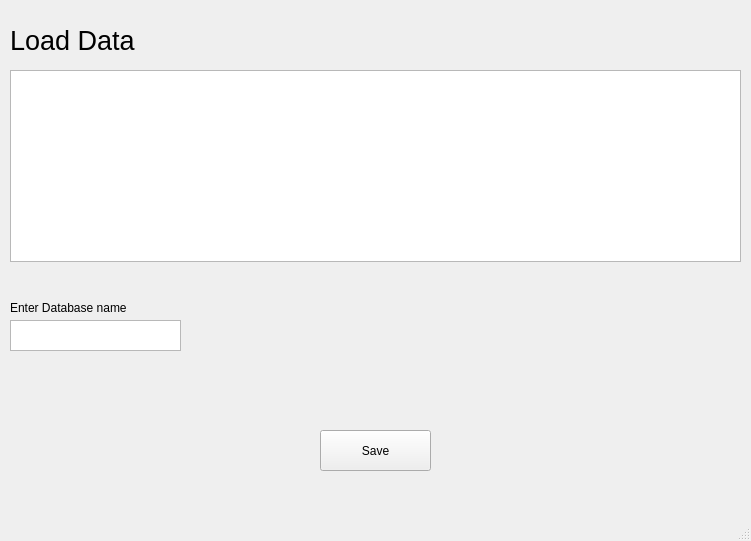
<?xml version="1.0" encoding="UTF-8"?>
<ui version="4.0">
 <class>Select</class>
 <widget class="QMainWindow" name="Select">
  <property name="geometry">
   <rect>
    <x>0</x>
    <y>0</y>
    <width>751</width>
    <height>541</height>
   </rect>
  </property>
  <property name="windowTitle">
   <string>MainWindow</string>
  </property>
  <widget class="QWidget" name="centralwidget">
   <widget class="QTableWidget" name="tableWidget">
    <property name="geometry">
     <rect>
      <x>10</x>
      <y>70</y>
      <width>731</width>
      <height>192</height>
     </rect>
    </property>
   </widget>
   <widget class="QPlainTextEdit" name="plainTextEdit">
    <property name="geometry">
     <rect>
      <x>10</x>
      <y>320</y>
      <width>171</width>
      <height>31</height>
     </rect>
    </property>
   </widget>
   <widget class="QLabel" name="label">
    <property name="geometry">
     <rect>
      <x>10</x>
      <y>300</y>
      <width>131</width>
      <height>16</height>
     </rect>
    </property>
    <property name="text">
     <string>Enter Database name</string>
    </property>
   </widget>
   <widget class="QPushButton" name="pushButton">
    <property name="geometry">
     <rect>
      <x>320</x>
      <y>430</y>
      <width>111</width>
      <height>41</height>
     </rect>
    </property>
    <property name="text">
     <string>Save</string>
    </property>
   </widget>
   <widget class="QLabel" name="label_2">
    <property name="geometry">
     <rect>
      <x>10</x>
      <y>30</y>
      <width>151</width>
      <height>21</height>
     </rect>
    </property>
    <property name="font">
     <font>
      <pointsize>20</pointsize>
     </font>
    </property>
    <property name="text">
     <string>Load Data</string>
    </property>
   </widget>
  </widget>
  <widget class="QStatusBar" name="statusbar"/>
 </widget>
 <resources/>
 <connections/>
</ui>
